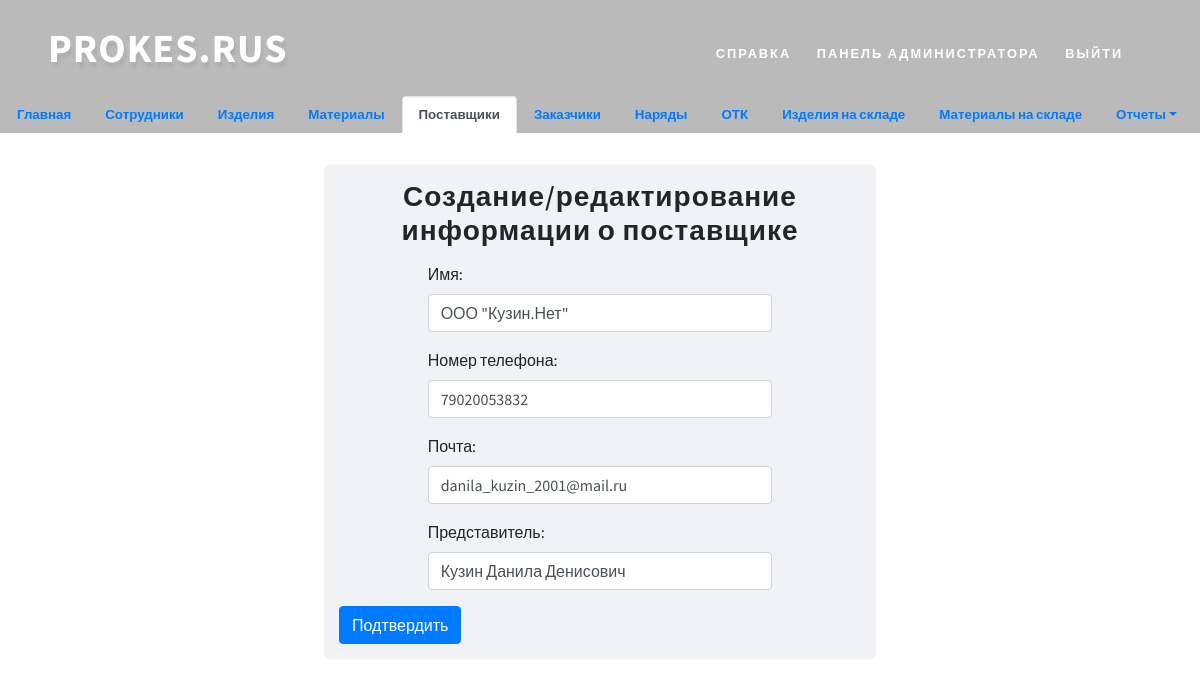
Screenshot of /supplier_list/1/update/ (signed in) with the database file from the repository.
### prokes/models.py (models this page shows, shortened)
class Suppliers(models.Model):
    name = models.CharField('Наименование поставщика', max_length=150)
    email = models.EmailField('Email')
    phone_number = models.CharField('Номер телефона', max_length=11, default='8')
    representative = models.CharField("Представитель (ФИО)", max_length=100)
    class Meta:
        verbose_name = "Поставщик"
        verbose_name_plural = 'Поставщики'

### prokes/views.py (the view)
# urls.py: path("supplier_list/<int:pk>/update/", login_required(login_url='login')(views.SupplierUpdateView.as_view()), name="supplier_update"),
class SupplierUpdateView(UpdateView):
    model = Suppliers
    template_name = "suppliers/supplier_form/supplier_new.html"
    success_url = "/supplier_list"
    form_class = SupplierNewForm

### prokes/forms.py
class SupplierNewForm(forms.ModelForm):
    class Meta:
        model = Suppliers
        fields = '__all__'

### templates/suppliers/supplier_form/supplier_new.html (shortened to what this page needs)
{% extends "suppliers/base.html" %}
{% block suppliers %}
    <div class="container h-100">
        <div class="row h-100 justify-content-center align-items-center">
            <form method="post" enctype="multipart/form-data" name="create" class="col-6" style="min-width: 320px;background-color: #f0f2f5; border-radius: 5px;">
                <h3 style="text-align: center; margin-top: 15px; margin-bottom: 15px">Создание/редактирование информации о поставщике</h3>
                <div class="form-row justify-content-center">
                    <div class="form-group col-md-8">
                    <label for="id_name">Имя:</label>
                        {{ form.name }}
                    </div>
                </div>
                <div class="form-row justify-content-center">
                    <div class="form-group col-md-8">
                        <label for="id_phone_number">Номер телефона:</label>
                        {{ form.phone_number }}
                    </div>
                </div>
                <div class="form-row justify-content-center">
                    <div class="form-group col-md-8">
                        <label for="id_email">Почта: </label>
                        {{ form.email }}
                    </div>
                </div>
                <div class="form-row justify-content-center">
                    <div class="form-group col-md-8">
                        <label for="id_representative">Представитель: </label>
                        {{ form.representative }}
                    </div>
                </div>
                <button type="submit" class="btn btn-primary" style="margin-bottom: 15px">Подтвердить</button>
            </form>
        </div>
    </div>
{% endblock suppliers %}

### static/css/style.css (style rules this page uses)
html, body { margin: 0; font-size: 100%; background: #fff; font-family: 'Lato', sans-serif; scroll-behavior: smooth; }
input[type="button"], input[type="submit"], input[type="text"], input[type="email"], input[type="search"] { transition: 0.5s all; -webkit-transition: 0.5s all; -moz-transition: 0.5s all; -o-transition: 0.5s all; -ms-transition: 0.5s all; font-family: 'Source Sans Pro', sans-serif; }
h1, h2, h3, h4, h5, h6 { margin: 0; letter-spacing: 1px; font-weight: 600; font-family: 'Source Sans Pro', sans-serif; }

### templates/base.html (style rules this page uses)
body, html { margin: 0; padding: 0; height: 100%; width: 100%; }

### rows the page displays
Suppliers: name "ООО \"Кузин.Нет\"", phone_number "79020053832", email "danila_kuzin_2001@mail.ru", representative "Кузин Данила Денисович"
